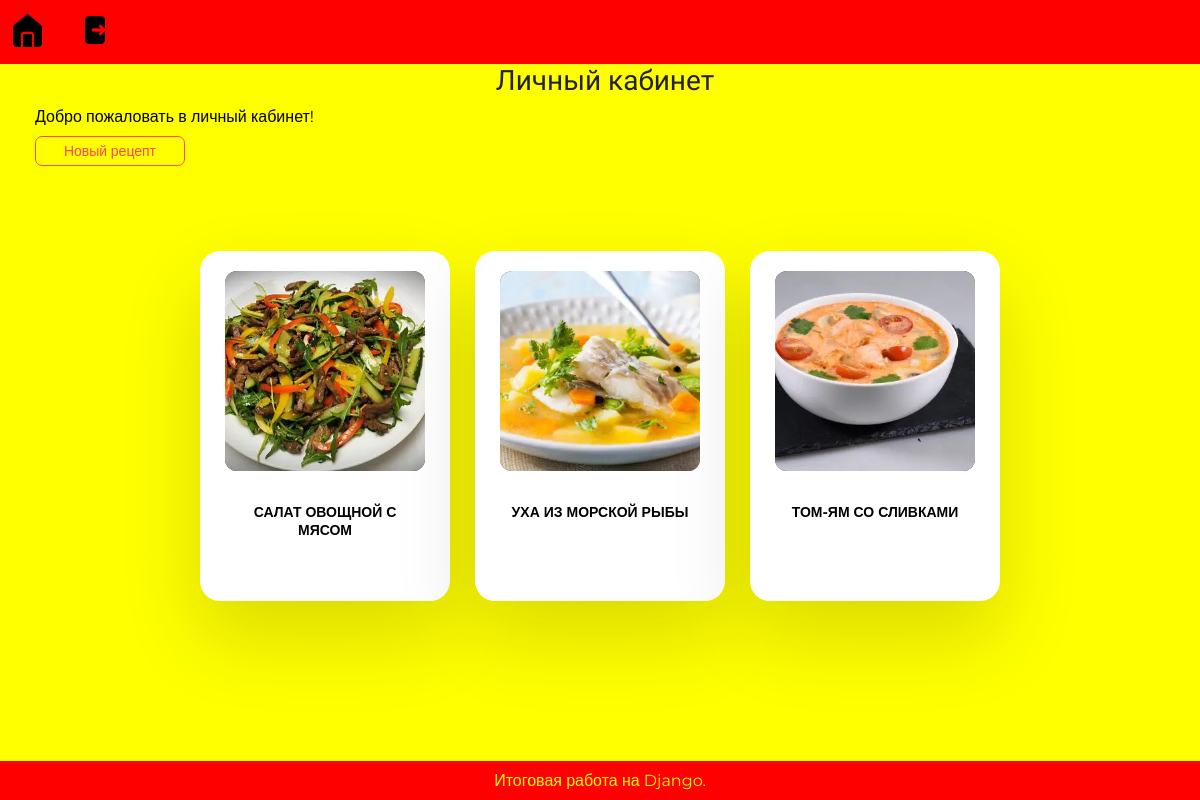
Screenshot of /cooker/ (signed in) with the database file from the repository.
### receptsapp/models.py (models this page shows)
class Recepe(models.Model):
    title = models.CharField(max_length=100)
    description = models.TextField()
    cooking_steps = models.TextField()
    cooking_time = models.TimeField()
    image = models.ImageField(null=True, upload_to='recipes/', blank=True)
    entry_date = models.DateTimeField(auto_now_add=True)
    is_visible = models.BooleanField(default=True)
    author = models.ForeignKey('CustomUser', on_delete=models.SET_NULL, null=True)
    category = models.ForeignKey('Category', on_delete=models.SET_NULL, null=True, blank=True)

### receptsapp/views.py (the view)
    def wrapper(*args, **kwargs):
        res = f(*args, **kwargs)
        logger.info(f'Func "{f.__name__}" was called')
        return res

### receptsapp/views.py (called while the page is built)
def log_this(f):
    def wrapper(*args, **kwargs):
        res = f(*args, **kwargs)
        logger.info(f'Func "{f.__name__}" was called')
        return res
    return wrapper

@log_this
@login_required
def cooker(request):
    recipes = Recepe.objects.filter(is_visible=True, author=request.user)
    return render(request, "receptsapp/cooker.html", {'recepts': recipes})

### receptsapp/templates/receptsapp/cooker.html (shortened to what this page needs)
{% extends 'base.html' %}
{% load static %}
{% block my_style %}
<link rel="stylesheet" href="{% static 'css/style.css' %}">
<link rel="stylesheet" href="{% static 'css/recepe_box.css' %}">
<link rel="stylesheet" href="{% static 'css/recepe_detail.css' %}">
{% endblock %}
{% block header %}
Личный кабинет
{% endblock %}
{% block user %}
{% if user.is_authenticated %}
<li>
    <a class="main_menu__link" href="/logout/" data-title="Выйти"><img style="width: 40px;"
                                                                                 src="{% static 'img/logout_icon.png' %}"></a>
</li>
{% endif %}
{% endblock %}
{% block content %}
<p>Добро пожаловать в личный кабинет!</p>
<a class="recepe_btn" href="/recepe_add/">Новый рецепт</a>
<div class="recepts_container">
    {% if recepts %}
        {% for recepe in recepts %}
            <div class="recepe_box">
                <div class="recepe_box__image">
                    {% if recepe.image %}
                        <img src="{{ recepe.image.url }}" alt="">
                    {% else %}
                        <img src="{% static 'img/default_recepe_img.jpg' %}" alt="">
                    {% endif %}
                </div>
                <div class="recepe_box__text">
                    <h3>{{ recepe.title }}</h3>
                </div>
            </div>
        {% endfor %}
    {% endif %}
</div>
{% endblock %}

### static/css/style.css (style rules this page uses)
* { padding: 0; margin: 0; box-sizing: border-box; }
body { min-height: 100vh; display: flex; flex-direction: column; font-family: 'Montserrat', sans-serif; background: yellow; }
a { text-decoration: none; }
.main_menu__link { position: relative; }

### static/css/recepe_box.css (style rules this page uses)
.recepts_container { position: relative; display: flex; justify-content: center; align-items: center; flex-wrap: wrap; gap: 25px 25px; padding-top: 75px; }
.recepts_container .recepe_box { position: relative; display: flex; justify-content: center; align-items: flex-start; width: 250px; max-width: 100%; height: 350px; background: #FFF; border-radius: 20px; transition: 0.5s; box-shadow: 0 35px 80px rgba(0, 0, 0, 0.15); }
.recepts_container .recepe_box .recepe_box__image { position: absolute; top: 20px; width: 200px; height: 200px; background: #333; border-radius: 12px; overflow: hidden; transition: 0.5s; }
.recepts_container .recepe_box .recepe_box__image img { position: absolute; top: 0; left: 0; width: 100%; height: 100%; object-fit: cover; }
.recepts_container .recepe_box .recepe_box__text { position: absolute; top: 252px; width: 100%; height: 50px; padding: 0 30px; text-align: center; overflow: hidden; transition: 0.5s; }
.recepts_container .recepe_box .recepe_box__text h3 { font-family: 'Montserrat', sans-serif; font-size: 14px; font-weight: 700; margin-bottom: 35px; }

### static/css/recepe_detail.css (style rules this page uses)
.recepe_btn { cursor: pointer; width: 150px; text-align: center; font-family: 'Montserrat', sans-serif; font-size: 14px; color: #ff445c; border: 1px solid; border-radius: 7px; padding: 5px 10px; border-color: #ff445c; background: transparent; transition: all 0.5s }

### rows the page displays
Recepe: image (picture), title "САЛАТ ОВОЩНОЙ С МЯСОМ"
Recepe: image (picture), title "УХА ИЗ МОРСКОЙ РЫБЫ"
Recepe: image (picture), title "ТОМ-ЯМ СО СЛИВКАМИ"
